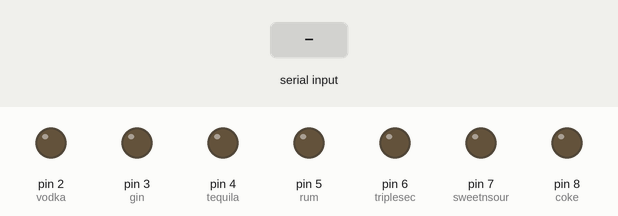
This sketch was run on a simulated Arduino Uno, built with avr-gcc and run on an emulated ATmega328P. Shown: output pins drawn as LEDs (lit = HIGH). Inputs (shaded band) come from the test bench.

Above: at 1.2 s.
1.3 s: "a" received over Serial
At 2.5 s:
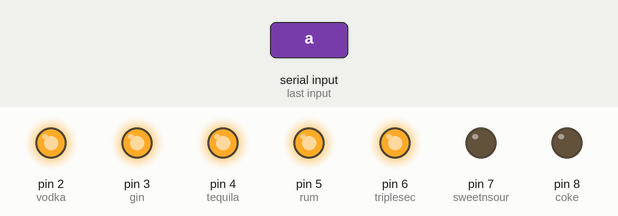
2.8 s: "b" received over Serial
At 5.8 s:
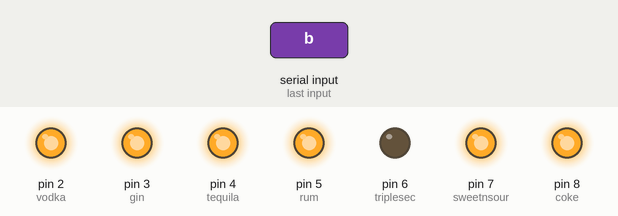
Timing chart, 0 to 10.8 s (numbered marks = the images above; inputs shaded):
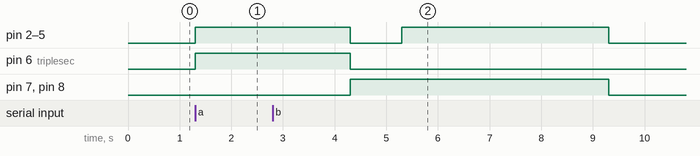

The sketch:

barhax.ino
```cpp
   // initialize the LED pins:
  int vodka = 2;
  int gin = 3;
  int tequila = 4;
  int rum = 5;
  int triplesec = 6;
  int sweetnsour = 7;
  int coke = 8;

  int pinCount = 7;
  int oneOunceLiquor = 3000; // 60ml/min=1oz/30sec=1oz/30000ms
  int oneOunceMixer = 1000;  // total guess at this point

  // make the recipes
  int longislandLiquor[] = {vodka, gin, tequila, rum, triplesec};
  int longislandMixer[] = {sweetnsour, coke};
  int rumncokeLiquor[] = {rum};
  int rumncokeMixer[] = {coke};


void setup() {
  // initialize serial communication:
  Serial.begin(9600);

  pinMode(2,OUTPUT);
  pinMode(3,OUTPUT);
  pinMode(4,OUTPUT);
  pinMode(5,OUTPUT);
  pinMode(6,OUTPUT);
  pinMode(7,OUTPUT);
  pinMode(8,OUTPUT);
}

void loop() {
  // read the sensor:
  if (Serial.available() > 0) {
    int inByte = Serial.read();
    // do something different depending on the character received.
    // The switch statement expects single number values for each case;
    // in this exmaple, though, you're using single quotes to tell
    // the controller to get the ASCII value for the character.  For
    // example 'a' = 97, 'b' = 98, and so forth:

    switch (inByte) {
    case 'a':
      // LONG ISLAND ICED TEA
        // LIQUOR
          digitalWrite(vodka,HIGH);
          digitalWrite(gin,HIGH);
          digitalWrite(tequila,HIGH);
          digitalWrite(rum,HIGH);
          digitalWrite(triplesec,HIGH);
          delay(oneOunceLiquor);
          digitalWrite(vodka,LOW);
          digitalWrite(gin,LOW);
          digitalWrite(tequila,LOW);
          digitalWrite(rum,LOW);
          digitalWrite(triplesec,LOW);
        // MIXERS
          digitalWrite(sweetnsour,HIGH);
          digitalWrite(coke,HIGH);
          delay(oneOunceMixer);
          digitalWrite(sweetnsour,LOW);
          digitalWrite(coke,LOW);
      break;
    case 'b':
      // RUM AND COKE
        // LIQUOR
          for (int thisPin = 0; thisPin < pinCount; thisPin++) {
          // turn the pin on:
          pinMode(rumncokeLiquor[thisPin],OUTPUT);
          digitalWrite(rumncokeLiquor[thisPin], HIGH);
          }
          delay(oneOunceLiquor);
            // turn the pin off:
          for (int thisPin = 0; thisPin < pinCount; thisPin++) {
            digitalWrite(rumncokeLiquor[thisPin], LOW);
          }
        // MIXER
          for (int thisPin = 0; thisPin < pinCount; thisPin++) {
          // turn the pin on:
          pinMode(rumncokeMixer[thisPin],OUTPUT);
          digitalWrite(rumncokeMixer[thisPin], HIGH);
          }
          delay(oneOunceMixer);
            // turn the pin off:
          for (int thisPin = 0; thisPin < pinCount; thisPin++) {
            digitalWrite(rumncokeMixer[thisPin], LOW);
          }
      break;
    case 'c':
      digitalWrite(4, HIGH);
      break;
    case 'd':
      digitalWrite(5, HIGH);
      break;
    case 'e':
      digitalWrite(6, HIGH);
      break;
    case 'f':
      digitalWrite(7, HIGH);
      break;
    case 'g':
      digitalWrite(8, HIGH);
      break;
    default:
      // turn all the LEDs off:
      for (int thisPin = 2; thisPin < 9; thisPin++) {
        digitalWrite(thisPin, LOW);
      }
    }
  }
}
```

Measured:
- after the input at 1.3 s, pin 2 (vodka), pin 3 (gin), pin 4 (tequila), pin 5 (rum), pin 6 (triplesec): LOW → HIGH at once
